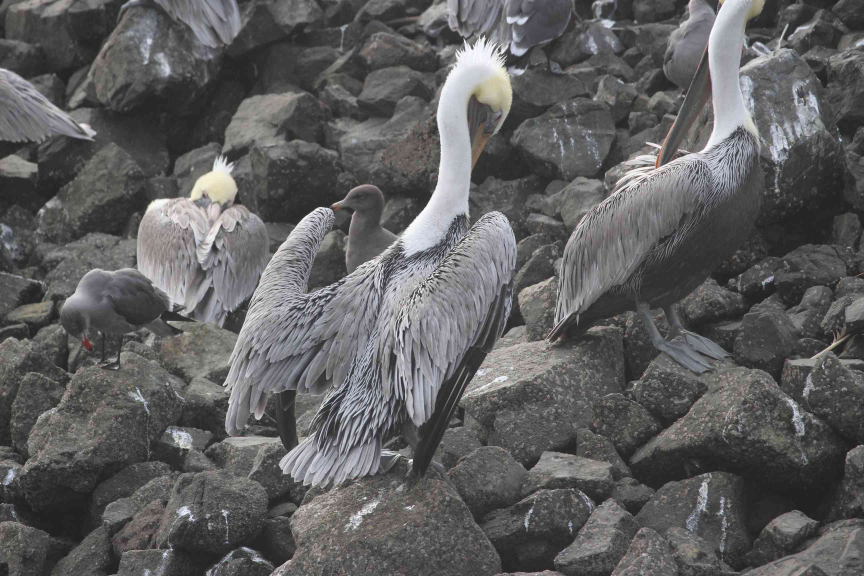
#> input picture IMG_4414.JPG, 2592 x 1728 px (shown at 1/3 size); its folder holds only this picture in this run
$ python thumb_creator.py .. out
#> lines starting #> are read from the running program, lines starting #| are printed output that depends on the picture
### src/thumbnail_creator.py
# image_thumbnail_creator.py

from PIL import Image
from error_processing import get_file_info, log_error


def create_thumbnail(input_image_path, output_image_path, size=(256, 256)):
    """
    Creates a thumbnail of an image with error handling.

    Args:
    - input_image_path: Path to the input image file.
    - output_image_path: Path where the thumbnail will be saved.
    - size: A tuple of (width, height) for the thumbnail size.
    """
#> called with input_image_path = '../IMG_4414.JPG', output_image_path = 'out/I/thumb-IMG_4414.JPG', size = (256, 256)
    try:
        with Image.open(input_image_path) as img:
#> img is the input picture: PIL image 2592x1728 RGB; mean R, G, B 95.5, 95.1, 95.6
            img.thumbnail(size)
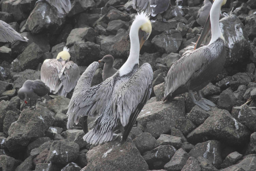
#> img: PIL image 256x171 RGB; mean R, G, B 95.5, 95.1, 95.6
            img.save(output_image_path)
        # print(f"Thumbnail saved to {output_image_path}")
    except Exception as e:
        error_message = f"Error creating thumbnail for {input_image_path}: {e}"
        detailed_error_message = get_file_info(input_image_path, error_message)
        log_error(detailed_error_message)

### src/thumb_creator.py
import os
import argparse
from raw_thumbnail_creator import create_raw_thumbnail
from thumbnail_creator import create_thumbnail


def non_raw_file(input_file, output_directory):
    create_thumbnail(input_file, output_directory)


def raw_file(input_file, output_directory):
    create_raw_thumbnail(input_file, output_directory)


def traverse_and_create_thumbnails(
    root_dir, extensions, thumbnail_dir, max_thumbnails=None
):
    """Traverses directories from root_dir and creates thumbnails for images with specified extensions."""
    # Ensure the thumbnail directory exists
    os.makedirs(thumbnail_dir, exist_ok=True)

    count = 0
    for root, dirs, files in os.walk(root_dir):
        for file in files:
            if max_thumbnails is not None and count >= max_thumbnails:
                return  # Stop creating thumbnails once the limit is reached
            # if the filename starts with ._ then skip it
            if file.startswith("._"):
                continue
            file_extension = file.split(".")[-1].lower()
            if file_extension in extensions:
                input_path = os.path.join(root, file)
                # grab the first character of the file name
                first_char = file[0]
                # output_path = os.path.join(thumbnail_dir + '/' + first_char, os.path.basename(file))
                output_path = os.path.join(
                    thumbnail_dir + "/" + first_char, "thumb-" + os.path.basename(file)
                )
                os.makedirs(os.path.dirname(output_path), exist_ok=True)
                # if the extension is nef, call the raw_file function
                if file_extension == "nef":
                    raw_file(input_path, output_path)
                else:
                    non_raw_file(input_path, output_path)
                count += 1  # Increment the counter for each thumbnail created


def main():
    parser = argparse.ArgumentParser(description="Create thumbnails for image files.")
    parser.add_argument(
        "input_directory", help="The root directory to search for image files."
    )
    parser.add_argument(
        "output_directory", help="The directory where thumbnails will be saved."
    )
    parser.add_argument(
        "-n",
        "--number",
        type=int,
        default=None,
        help="Maximum number of thumbnails to create. Defaults to creating thumbnails for all images.",
    )

    args = parser.parse_args()

    # Define the list of image file extensions (ensuring uniqueness)
    # image_extensions = list(set(['heic', 'jpg', 'nef', 'png', 'aae', 'jpeg', 'tif', 'tiff']))
    image_extensions = list(
        set(["heic", "jpg", "nef", "png", "aae", "jpeg", "tif", "tiff"])
    )

    # Call the function to start creating thumbnails using ImageMagick
    traverse_and_create_thumbnails(
        args.input_directory, image_extensions, args.output_directory, args.number
    )


if __name__ == "__main__":
    main()
